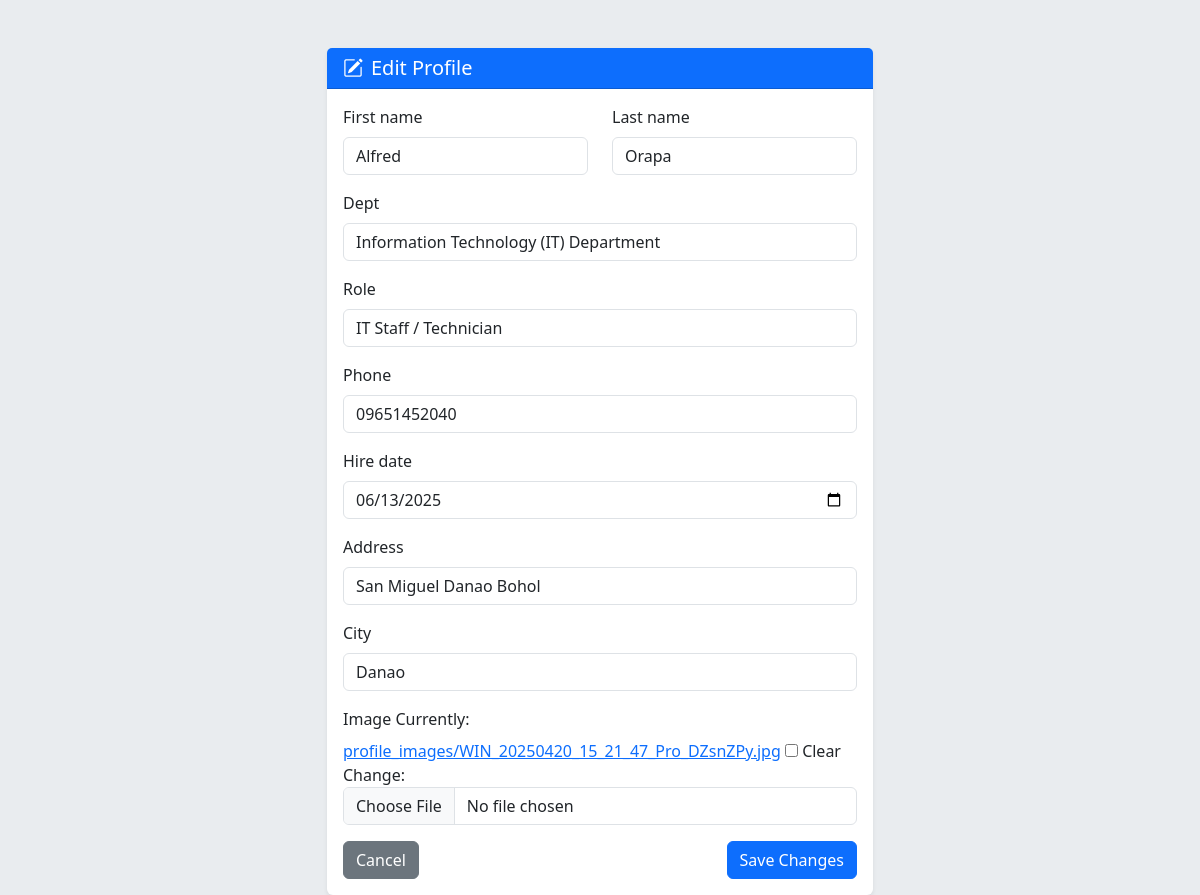
Page /edit_profile/ (signed in) on the committed database.
### staffApp/models.py (models this page shows, shortened)
class staffProfile(models.Model):
    user = models.OneToOneField(User, on_delete=models.CASCADE, null = True)
    first_name = models.CharField(max_length=100, null = False)
    last_name = models.CharField(max_length=100)
    dept = models.ForeignKey(Department, on_delete=models.CASCADE)
    salary = models.IntegerField(default=0)
    bonus = models.IntegerField(default=0)
    role = models.ForeignKey(Role, on_delete=models.CASCADE)
    phone = models.CharField(max_length=15, default=0)
    hire_date = models.DateField()
    email = models.EmailField(max_length=100, null = False)
    address = models.CharField(max_length=100)
    city = models.CharField(max_length=100)
    is_approved = models.BooleanField(default=False) # for admin approval
    image = models.ImageField(upload_to='profile_images/', default='profile_images/default.jpg', null=True, blank=True)

### staffApp/views.py (the view)
# urls.py: path('edit_profile/', views.edit_profile, name='edit_profile'),
@login_required
def edit_profile(request):
    profile = staffProfile.objects.get(user=request.user)
    if request.method == 'POST':
        form = StaffProfileForm(request.POST, request.FILES, instance=profile)
        if form.is_valid():
            form.save()
            return redirect('dashboard')
    else:
        form = StaffProfileForm(instance=profile)
    return render(request, 'staffApp/edit_profile.html', {'form': form})

### staffApp/forms.py
class StaffProfileForm(forms.ModelForm):
    hire_date = forms.DateField(widget=forms.DateInput(attrs={'type': 'date'}))
    class Meta:
        model = staffProfile
        exclude = ['user', 'salary', 'bonus', 'email', 'is_approved']

### staffApp/models.py (called while the page is built)
    def __str__(self):
        return self.name

    def __str__(self):
        return self.name

### staffApp/templates/staffApp/edit_profile.html (shortened to what this page needs)
{% extends 'layout.html' %}
{% load static %}
{% load widget_tweaks %}
{% block content %}
<div class="container mt-5">
    <div class="row justify-content-center">
        <div class="col-md-8 col-lg-6">
            <div class="card shadow-sm border-0">
                <div class="card-header bg-primary text-white">
                    <h5 class="mb-0"><i class="bi bi-pencil-square me-2"></i>Edit Profile</h5>
                </div>
                <div class="card-body">
                    <form method="post" enctype="multipart/form-data">
                        <div class="row">
                            <div class="col">
                                <div class="mb-3">
                                    <label for="{{ form.first_name.id_for_label }}" class="form-label">{{ form.first_name.label }}</label>
                                    {{ form.first_name|add_class:"form-control" }}
                                </div>
                            </div>
                            <div class="col">
                                <div class="mb-3">
                                    <label for="{{ form.last_name.id_for_label }}" class="form-label">{{ form.last_name.label }}</label>
                                    {{ form.last_name|add_class:"form-control" }}
                                </div>
                            </div>
                        </div>
                        {% for field in form %}
                            {% if field.name != 'first_name' and field.name != 'last_name' %}
                                <div class="mb-3">
                                    <label for="{{ field.id_for_label }}" class="form-label">{{ field.label }}</label>
                                    {{ field|add_class:"form-control" }}
                                </div>
                            {% endif %}
                        {% endfor %}
                        <div class="d-flex justify-content-between">
                            <a href="{% url 'dashboard' %}" class="btn btn-secondary">Cancel</a>
                            <button type="submit" class="btn btn-primary">Save Changes</button>
                        </div>
                    </form>
                </div>
            </div>
        </div>
    </div>
</div>
{% endblock %}

### static/css/styles.css (style rules this page uses)
body { background-color: #f8f9fa; background: #e9ecef; }

### rows in the picture
staffProfile: first_name "Alfred", last_name "Orapa", form "Information Technology (IT) Department" "IT Staff / Technician" "09651452040" "06/13/2025" "San Miguel Danao Bohol" "Danao"

### other values in the picture
{{ field.label }} "Dept" "Role" "Phone" "Hire date" "Address" "City" "Image"
